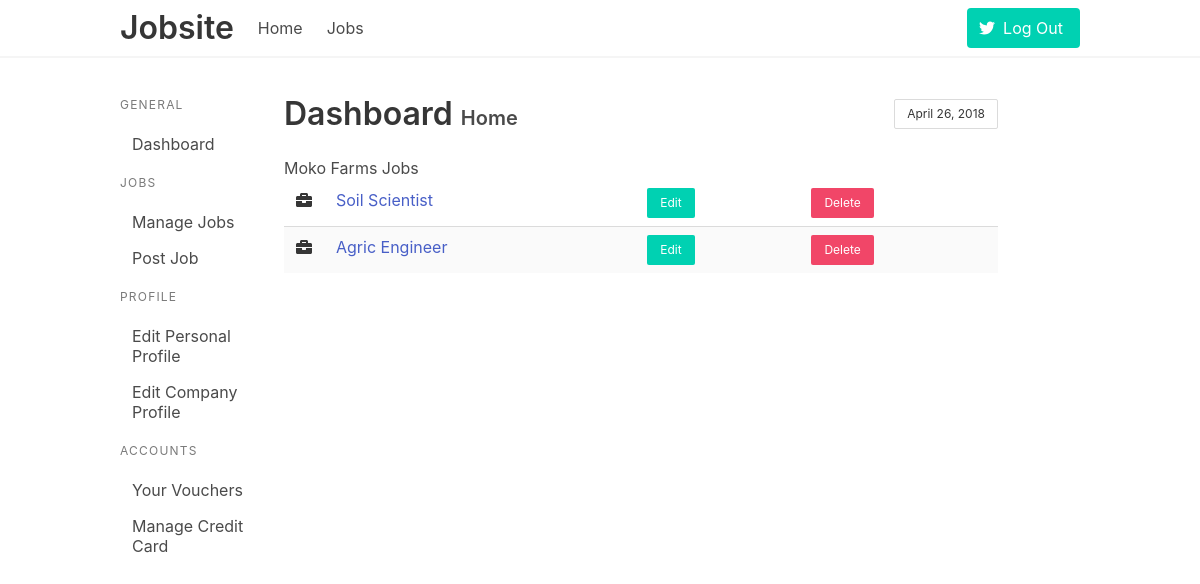
Screenshot of /company/jobs/ (signed in) with the database file from the repository.
### accounts/models.py (models this page shows, shortened)
class Company(models.Model):
    user        = models.OneToOneField(User, on_delete=models.CASCADE)
    name        = models.CharField(_('company name'), max_length=50, null=True, blank=True)
    description = models.TextField(_('describe your company'), null=True, blank=True)
    website     = models.URLField(_('company webite'), null=True, blank=True)
    country     = models.CharField(max_length=40, null=True, blank=True)
    state       = models.CharField(max_length=40, null=True, blank=True)
    address     = models.CharField(_('company address'), max_length=120, null=True, blank=True)
    class Meta:
        verbose_name_plural = 'Companies'

### jobs/models.py (models this page shows, shortened)
class Job(models.Model):
    title               = models.CharField(max_length=60)
    slug                = models.SlugField(blank=True)
    industry            = models.ForeignKey(Industry, on_delete=models.SET_NULL, blank=True, null=True)
    company             = models.ForeignKey(Company, on_delete=models.CASCADE)
    job_type            = models.CharField(max_length=10, choices=JOB_TYPES)
    min_qualification   = models.CharField('Minimum Qualification', max_length=10, choices=MIN_QUALIFICATIONS, null=True, blank=True)
    years_of_exp        = models.CharField('Years of Experience', max_length=20, choices=YEARS_OF_EXP, null=True, blank=True)
    salary              = models.PositiveIntegerField(blank=True, null=True)
    description         = models.TextField()
    posted_on           = models.DateTimeField(auto_now_add=True)
    updated_on          = models.DateTimeField(auto_now=True)

### jobs/views.py (the view)
# urls.py: path('jobs/', jobviews.JobsByCompany.as_view(), name='company_jobs'),
class JobsByCompany(ListView):
    template_name = 'companydashboard/job_list.html'
    company = None
    def get_queryset(self):
        self.company = self.request.user.company
        jobs = Job.objects.filter(company=self.company)
        return jobs
    def get_context_data(self, **kwargs):
        context = super().get_context_data(**kwargs)
        context['company'] = self.company
        return context

### accounts/models.py (called while the page is built)
    def __str__(self):
        return self.email

### companydashboard/templates/companydashboard/job_list.html
{% extends "companydashboard/base.html" %}
{% block page_title %} Home {% endblock %}
{% block dashcontent %}
    <h1>{{ company.name }} Jobs</h1>
    <table class="table is-fullwidth is-striped is-hoverable">
        <tbody>
            {% for job in job_list %}
            <tr>
                <td width="5%"><i class="fa fa-briefcase"></i></td>
                <td><a href="{% url 'company_job_detail' job.pk %}">{{ job.title }}</a></td>
                <td><a class="button is-small is-primary" href="{% url 'job_update' job.pk %}">Edit</a></td>
                <td><a class="button is-small is-danger" href="{% url 'job_delete' job.pk %}">Delete</a></td>
            </tr>
            {% empty %}
                <h1>You have not Posted Jobs Yet!</h1>
            {% endfor %}
        </tbody>
    </table>
{% endblock dashcontent %}

### rows the page displays
Company: name "Moko Farms"
Job: title "Soil Scientist"
Job: title "Agric Engineer"
